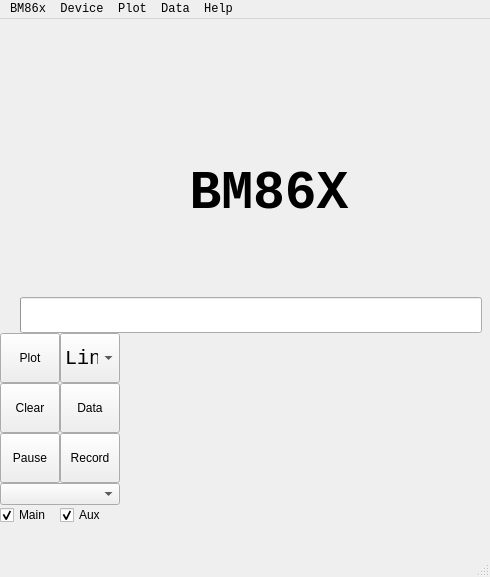
<?xml version="1.0" encoding="UTF-8"?>
<ui version="4.0">
 <class>BM86Xgui</class>
 <widget class="QMainWindow" name="BM86Xgui">
  <property name="geometry">
   <rect>
    <x>0</x>
    <y>0</y>
    <width>490</width>
    <height>577</height>
   </rect>
  </property>
  <property name="sizePolicy">
   <sizepolicy hsizetype="Maximum" vsizetype="Maximum">
    <horstretch>0</horstretch>
    <verstretch>0</verstretch>
   </sizepolicy>
  </property>
  <property name="minimumSize">
   <size>
    <width>0</width>
    <height>0</height>
   </size>
  </property>
  <property name="font">
   <font>
    <family>Consolas</family>
   </font>
  </property>
  <property name="windowTitle">
   <string>BM86Xgui</string>
  </property>
  <property name="styleSheet">
   <string notr="true"/>
  </property>
  <widget class="QWidget" name="centralwidget">
   <layout class="QVBoxLayout" name="verticalLayout_4" stretch="0,1">
    <property name="spacing">
     <number>0</number>
    </property>
    <property name="leftMargin">
     <number>0</number>
    </property>
    <property name="topMargin">
     <number>0</number>
    </property>
    <property name="rightMargin">
     <number>0</number>
    </property>
    <property name="bottomMargin">
     <number>0</number>
    </property>
    <item>
     <layout class="QHBoxLayout" name="horizontalLayout_5" stretch="0,1">
      <property name="spacing">
       <number>0</number>
      </property>
      <item>
       <layout class="QVBoxLayout" name="verticalLayout_2">
        <property name="spacing">
         <number>0</number>
        </property>
        <item>
         <layout class="QHBoxLayout" name="horizontalLayout_2">
          <property name="spacing">
           <number>0</number>
          </property>
          <item>
           <layout class="QVBoxLayout" name="verticalLayout_Range">
            <property name="spacing">
             <number>0</number>
            </property>
            <item>
             <widget class="QLabel" name="label_Range">
              <property name="minimumSize">
               <size>
                <width>140</width>
                <height>28</height>
               </size>
              </property>
              <property name="maximumSize">
               <size>
                <width>140</width>
                <height>28</height>
               </size>
              </property>
              <property name="font">
               <font>
                <family>PT Mono</family>
                <pointsize>30</pointsize>
               </font>
              </property>
              <property name="styleSheet">
               <string notr="true">/*-----QLabel-----*/
QLabel
{
	color: skyblue;
}</string>
              </property>
              <property name="text">
               <string/>
              </property>
              <property name="scaledContents">
               <bool>true</bool>
              </property>
              <property name="alignment">
               <set>Qt::AlignmentFlag::AlignLeading|Qt::AlignmentFlag::AlignLeft|Qt::AlignmentFlag::AlignVCenter</set>
              </property>
             </widget>
            </item>
            <item>
             <widget class="QLabel" name="label_Rec">
              <property name="minimumSize">
               <size>
                <width>140</width>
                <height>35</height>
               </size>
              </property>
              <property name="maximumSize">
               <size>
                <width>140</width>
                <height>35</height>
               </size>
              </property>
              <property name="font">
               <font>
                <family>PT Mono</family>
                <pointsize>30</pointsize>
               </font>
              </property>
              <property name="styleSheet">
               <string notr="true">/*-----QLabel-----*/
QLabel
{
	color: skyblue;
}</string>
              </property>
              <property name="text">
               <string/>
              </property>
              <property name="scaledContents">
               <bool>true</bool>
              </property>
              <property name="alignment">
               <set>Qt::AlignmentFlag::AlignCenter</set>
              </property>
             </widget>
            </item>
            <item>
             <widget class="QLabel" name="label_Peak">
              <property name="minimumSize">
               <size>
                <width>140</width>
                <height>35</height>
               </size>
              </property>
              <property name="maximumSize">
               <size>
                <width>140</width>
                <height>35</height>
               </size>
              </property>
              <property name="font">
               <font>
                <family>PT Mono</family>
                <pointsize>30</pointsize>
               </font>
              </property>
              <property name="styleSheet">
               <string notr="true">/*-----QLabel-----*/
QLabel
{
	color: skyblue;
}</string>
              </property>
              <property name="text">
               <string/>
              </property>
              <property name="scaledContents">
               <bool>true</bool>
              </property>
              <property name="alignment">
               <set>Qt::AlignmentFlag::AlignCenter</set>
              </property>
             </widget>
            </item>
           </layout>
          </item>
          <item>
           <widget class="QLabel" name="label_Battery">
            <property name="minimumSize">
             <size>
              <width>34</width>
              <height>98</height>
             </size>
            </property>
            <property name="maximumSize">
             <size>
              <width>34</width>
              <height>98</height>
             </size>
            </property>
            <property name="font">
             <font>
              <family>PT Mono</family>
              <pointsize>40</pointsize>
             </font>
            </property>
            <property name="styleSheet">
             <string notr="true"/>
            </property>
            <property name="text">
             <string/>
            </property>
            <property name="scaledContents">
             <bool>true</bool>
            </property>
            <property name="alignment">
             <set>Qt::AlignmentFlag::AlignHCenter|Qt::AlignmentFlag::AlignTop</set>
            </property>
           </widget>
          </item>
          <item>
           <widget class="QLabel" name="label_Mode_aux">
            <property name="minimumSize">
             <size>
              <width>34</width>
              <height>98</height>
             </size>
            </property>
            <property name="maximumSize">
             <size>
              <width>34</width>
              <height>98</height>
             </size>
            </property>
            <property name="font">
             <font>
              <family>PT Mono</family>
              <pointsize>40</pointsize>
             </font>
            </property>
            <property name="styleSheet">
             <string notr="true">/*-----QLabel-----*/
QLabel
{
	color: skyblue;
}</string>
            </property>
            <property name="text">
             <string/>
            </property>
            <property name="scaledContents">
             <bool>true</bool>
            </property>
            <property name="alignment">
             <set>Qt::AlignmentFlag::AlignCenter</set>
            </property>
           </widget>
          </item>
          <item>
           <widget class="QLabel" name="lcdValue_aux">
            <property name="minimumSize">
             <size>
              <width>184</width>
              <height>98</height>
             </size>
            </property>
            <property name="maximumSize">
             <size>
              <width>184</width>
              <height>98</height>
             </size>
            </property>
            <property name="text">
             <string/>
            </property>
           </widget>
          </item>
          <item>
           <widget class="QLabel" name="label_Unit_aux">
            <property name="minimumSize">
             <size>
              <width>90</width>
              <height>98</height>
             </size>
            </property>
            <property name="maximumSize">
             <size>
              <width>90</width>
              <height>98</height>
             </size>
            </property>
            <property name="font">
             <font>
              <family>PT Mono</family>
              <pointsize>30</pointsize>
             </font>
            </property>
            <property name="styleSheet">
             <string notr="true">/*-----QLabel-----*/
QLabel
{
	color: skyblue;
}</string>
            </property>
            <property name="text">
             <string/>
            </property>
            <property name="scaledContents">
             <bool>true</bool>
            </property>
            <property name="alignment">
             <set>Qt::AlignmentFlag::AlignLeading|Qt::AlignmentFlag::AlignLeft|Qt::AlignmentFlag::AlignVCenter</set>
            </property>
           </widget>
          </item>
         </layout>
        </item>
        <item>
         <layout class="QHBoxLayout" name="horizontalLayout_3">
          <property name="spacing">
           <number>0</number>
          </property>
          <item>
           <widget class="QLabel" name="label_Mode_main">
            <property name="minimumSize">
             <size>
              <width>56</width>
              <height>152</height>
             </size>
            </property>
            <property name="maximumSize">
             <size>
              <width>56</width>
              <height>152</height>
             </size>
            </property>
            <property name="font">
             <font>
              <family>PT Mono</family>
              <pointsize>30</pointsize>
              <bold>true</bold>
             </font>
            </property>
            <property name="styleSheet">
             <string notr="true"/>
            </property>
            <property name="text">
             <string/>
            </property>
            <property name="scaledContents">
             <bool>true</bool>
            </property>
            <property name="alignment">
             <set>Qt::AlignmentFlag::AlignLeading|Qt::AlignmentFlag::AlignLeft|Qt::AlignmentFlag::AlignVCenter</set>
            </property>
           </widget>
          </item>
          <item>
           <widget class="QLabel" name="lcdValue_main">
            <property name="minimumSize">
             <size>
              <width>426</width>
              <height>152</height>
             </size>
            </property>
            <property name="maximumSize">
             <size>
              <width>426</width>
              <height>152</height>
             </size>
            </property>
            <property name="font">
             <font>
              <family>Consolas</family>
              <pointsize>40</pointsize>
              <bold>true</bold>
             </font>
            </property>
            <property name="text">
             <string>BM86X</string>
            </property>
            <property name="alignment">
             <set>Qt::AlignmentFlag::AlignCenter</set>
            </property>
           </widget>
          </item>
         </layout>
        </item>
        <item>
         <widget class="QLabel" name="label_Unit_main">
          <property name="minimumSize">
           <size>
            <width>482</width>
            <height>28</height>
           </size>
          </property>
          <property name="maximumSize">
           <size>
            <width>482</width>
            <height>28</height>
           </size>
          </property>
          <property name="font">
           <font>
            <family>PT Mono</family>
            <pointsize>30</pointsize>
           </font>
          </property>
          <property name="styleSheet">
           <string notr="true">/*-----QLabel-----*/
QLabel
{
	color: skyblue;
}</string>
          </property>
          <property name="text">
           <string/>
          </property>
          <property name="scaledContents">
           <bool>true</bool>
          </property>
          <property name="alignment">
           <set>Qt::AlignmentFlag::AlignRight|Qt::AlignmentFlag::AlignTrailing|Qt::AlignmentFlag::AlignVCenter</set>
          </property>
         </widget>
        </item>
        <item>
         <layout class="QHBoxLayout" name="horizontalLayout_4" stretch="0,0">
          <property name="spacing">
           <number>0</number>
          </property>
          <item>
           <widget class="QLabel" name="label_Bar_sign">
            <property name="minimumSize">
             <size>
              <width>20</width>
              <height>36</height>
             </size>
            </property>
            <property name="maximumSize">
             <size>
              <width>20</width>
              <height>36</height>
             </size>
            </property>
            <property name="font">
             <font>
              <family>Consolas</family>
              <pointsize>45</pointsize>
              <bold>true</bold>
             </font>
            </property>
            <property name="text">
             <string/>
            </property>
            <property name="textFormat">
             <enum>Qt::TextFormat::AutoText</enum>
            </property>
            <property name="scaledContents">
             <bool>true</bool>
            </property>
           </widget>
          </item>
          <item>
           <widget class="BarScale" name="progressBar">
            <property name="minimumSize">
             <size>
              <width>462</width>
              <height>36</height>
             </size>
            </property>
            <property name="maximumSize">
             <size>
              <width>462</width>
              <height>36</height>
             </size>
            </property>
            <property name="font">
             <font>
              <family>Consolas</family>
              <pointsize>16</pointsize>
              <bold>true</bold>
             </font>
            </property>
            <property name="maximum">
             <number>41</number>
            </property>
            <property name="value">
             <number>0</number>
            </property>
            <property name="format">
             <string/>
            </property>
           </widget>
          </item>
         </layout>
        </item>
       </layout>
      </item>
      <item>
       <spacer name="horizontalSpacer_2">
        <property name="orientation">
         <enum>Qt::Orientation::Horizontal</enum>
        </property>
        <property name="sizeHint" stdset="0">
         <size>
          <width>0</width>
          <height>0</height>
         </size>
        </property>
       </spacer>
      </item>
     </layout>
    </item>
    <item>
     <widget class="QFrame" name="framePlot">
      <property name="styleSheet">
       <string notr="true">QFrame {
	border: none;
}
</string>
      </property>
      <property name="frameShape">
       <enum>QFrame::Shape::StyledPanel</enum>
      </property>
      <property name="frameShadow">
       <enum>QFrame::Shadow::Raised</enum>
      </property>
      <layout class="QVBoxLayout" name="verticalLayout_3">
       <property name="spacing">
        <number>0</number>
       </property>
       <property name="leftMargin">
        <number>0</number>
       </property>
       <property name="topMargin">
        <number>0</number>
       </property>
       <property name="rightMargin">
        <number>0</number>
       </property>
       <property name="bottomMargin">
        <number>0</number>
       </property>
       <item>
        <layout class="QHBoxLayout" name="horizontalLayout" stretch="0,1">
         <property name="spacing">
          <number>0</number>
         </property>
         <item>
          <layout class="QVBoxLayout" name="verticalLayout" stretch="0,0,0,1">
           <property name="spacing">
            <number>0</number>
           </property>
           <item>
            <layout class="QGridLayout" name="gridLayout">
             <property name="spacing">
              <number>0</number>
             </property>
             <item row="0" column="0">
              <widget class="QPushButton" name="pB_SavePlot">
               <property name="minimumSize">
                <size>
                 <width>60</width>
                 <height>50</height>
                </size>
               </property>
               <property name="maximumSize">
                <size>
                 <width>60</width>
                 <height>50</height>
                </size>
               </property>
               <property name="baseSize">
                <size>
                 <width>50</width>
                 <height>50</height>
                </size>
               </property>
               <property name="toolTip">
                <string>Save Plot</string>
               </property>
               <property name="toolTipDuration">
                <number>5000</number>
               </property>
               <property name="text">
                <string>Plot</string>
               </property>
               <property name="iconSize">
                <size>
                 <width>48</width>
                 <height>40</height>
                </size>
               </property>
              </widget>
             </item>
             <item row="3" column="0">
              <widget class="QPushButton" name="pB_Pause">
               <property name="minimumSize">
                <size>
                 <width>60</width>
                 <height>50</height>
                </size>
               </property>
               <property name="maximumSize">
                <size>
                 <width>60</width>
                 <height>50</height>
                </size>
               </property>
               <property name="baseSize">
                <size>
                 <width>50</width>
                 <height>50</height>
                </size>
               </property>
               <property name="toolTip">
                <string>Pause Graph</string>
               </property>
               <property name="toolTipDuration">
                <number>5000</number>
               </property>
               <property name="text">
                <string>Pause</string>
               </property>
               <property name="iconSize">
                <size>
                 <width>48</width>
                 <height>40</height>
                </size>
               </property>
              </widget>
             </item>
             <item row="3" column="1">
              <widget class="QPushButton" name="pB_Record">
               <property name="minimumSize">
                <size>
                 <width>60</width>
                 <height>50</height>
                </size>
               </property>
               <property name="maximumSize">
                <size>
                 <width>60</width>
                 <height>50</height>
                </size>
               </property>
               <property name="baseSize">
                <size>
                 <width>50</width>
                 <height>50</height>
                </size>
               </property>
               <property name="toolTip">
                <string>Record Data</string>
               </property>
               <property name="toolTipDuration">
                <number>5000</number>
               </property>
               <property name="text">
                <string>Record</string>
               </property>
               <property name="iconSize">
                <size>
                 <width>48</width>
                 <height>40</height>
                </size>
               </property>
              </widget>
             </item>
             <item row="1" column="0">
              <widget class="QPushButton" name="pB_Clear">
               <property name="minimumSize">
                <size>
                 <width>60</width>
                 <height>50</height>
                </size>
               </property>
               <property name="maximumSize">
                <size>
                 <width>60</width>
                 <height>50</height>
                </size>
               </property>
               <property name="baseSize">
                <size>
                 <width>50</width>
                 <height>50</height>
                </size>
               </property>
               <property name="toolTip">
                <string>Clear Plot</string>
               </property>
               <property name="toolTipDuration">
                <number>5000</number>
               </property>
               <property name="text">
                <string>Clear</string>
               </property>
               <property name="iconSize">
                <size>
                 <width>48</width>
                 <height>40</height>
                </size>
               </property>
              </widget>
             </item>
             <item row="0" column="1">
              <widget class="QComboBox" name="cBplot">
               <property name="minimumSize">
                <size>
                 <width>60</width>
                 <height>50</height>
                </size>
               </property>
               <property name="maximumSize">
                <size>
                 <width>60</width>
                 <height>50</height>
                </size>
               </property>
               <property name="font">
                <font>
                 <family>Consolas</family>
                 <pointsize>15</pointsize>
                </font>
               </property>
               <property name="toolTip">
                <string>Select graph type</string>
               </property>
               <property name="toolTipDuration">
                <number>5000</number>
               </property>
               <property name="styleSheet">
                <string notr="true"/>
               </property>
               <property name="currentIndex">
                <number>1</number>
               </property>
               <property name="iconSize">
                <size>
                 <width>24</width>
                 <height>20</height>
                </size>
               </property>
               <item>
                <property name="text">
                 <string>Curve</string>
                </property>
               </item>
               <item>
                <property name="text">
                 <string>Line</string>
                </property>
               </item>
               <item>
                <property name="text">
                 <string>Scatter</string>
                </property>
               </item>
              </widget>
             </item>
             <item row="1" column="1">
              <widget class="QPushButton" name="pB_ShowData">
               <property name="minimumSize">
                <size>
                 <width>60</width>
                 <height>50</height>
                </size>
               </property>
               <property name="maximumSize">
                <size>
                 <width>60</width>
                 <height>50</height>
                </size>
               </property>
               <property name="baseSize">
                <size>
                 <width>50</width>
                 <height>50</height>
                </size>
               </property>
               <property name="toolTip">
                <string>Show Data</string>
               </property>
               <property name="toolTipDuration">
                <number>5000</number>
               </property>
               <property name="text">
                <string>Data</string>
               </property>
               <property name="iconSize">
                <size>
                 <width>48</width>
                 <height>40</height>
                </size>
               </property>
              </widget>
             </item>
            </layout>
           </item>
           <item>
            <widget class="QComboBox" name="cBSpeed"/>
           </item>
           <item>
            <layout class="QHBoxLayout" name="horizontalLayout_6">
             <property name="spacing">
              <number>0</number>
             </property>
             <item>
              <widget class="QCheckBox" name="cBMain">
               <property name="styleSheet">
                <string notr="true"/>
               </property>
               <property name="text">
                <string>Main</string>
               </property>
               <property name="checked">
                <bool>true</bool>
               </property>
              </widget>
             </item>
             <item>
              <widget class="QCheckBox" name="cBAux">
               <property name="text">
                <string>Aux</string>
               </property>
               <property name="checked">
                <bool>true</bool>
               </property>
              </widget>
             </item>
            </layout>
           </item>
           <item>
            <spacer name="verticalSpacer">
             <property name="orientation">
              <enum>Qt::Orientation::Vertical</enum>
             </property>
             <property name="sizeHint" stdset="0">
              <size>
               <width>88</width>
               <height>13</height>
              </size>
             </property>
            </spacer>
           </item>
          </layout>
         </item>
         <item>
          <widget class="BM86xQwtPlot" name="qtPlot">
           <property name="styleSheet">
            <string notr="true"/>
           </property>
           <property name="frameShape">
            <enum>QFrame::Shape::StyledPanel</enum>
           </property>
           <property name="frameShadow">
            <enum>QFrame::Shadow::Raised</enum>
           </property>
          </widget>
         </item>
        </layout>
       </item>
      </layout>
     </widget>
    </item>
   </layout>
  </widget>
  <widget class="QMenuBar" name="menubar">
   <property name="geometry">
    <rect>
     <x>0</x>
     <y>0</y>
     <width>490</width>
     <height>30</height>
    </rect>
   </property>
   <widget class="QMenu" name="menuPlot">
    <property name="title">
     <string>Plot</string>
    </property>
    <widget class="QMenu" name="menuScale">
     <property name="title">
      <string>Scale</string>
     </property>
     <addaction name="action5_Seconds"/>
     <addaction name="action10_Seconds"/>
     <addaction name="action30_Seconds"/>
     <addaction name="action1_Minute"/>
     <addaction name="action5_Minutes"/>
     <addaction name="action10_Minutes"/>
     <addaction name="action30_Minutes"/>
     <addaction name="action1_Hour"/>
     <addaction name="actionFullScale"/>
    </widget>
    <widget class="QMenu" name="menuType">
     <property name="title">
      <string>Type</string>
     </property>
     <addaction name="actionCurve"/>
     <addaction name="actionLine"/>
     <addaction name="actionScatter"/>
    </widget>
    <addaction name="separator"/>
    <addaction name="menuScale"/>
    <addaction name="menuType"/>
    <addaction name="separator"/>
    <addaction name="actionColor_main"/>
    <addaction name="actionColor_aux"/>
    <addaction name="actionColor_X_Axis"/>
    <addaction name="actionColor_Mouse_Pos"/>
    <addaction name="actionAntialiasing"/>
    <addaction name="separator"/>
    <addaction name="actionSave_Plot"/>
    <addaction name="actionPause_Plot"/>
    <addaction name="actionClear_Plot"/>
    <addaction name="actionPrint_Plot"/>
    <addaction name="actionB_W_Save_Print"/>
    <addaction name="actionHide"/>
   </widget>
   <widget class="QMenu" name="menuDevice">
    <property name="title">
     <string>Device</string>
    </property>
    <addaction name="actionConnect"/>
    <addaction name="actionDisconnect"/>
   </widget>
   <widget class="QMenu" name="menuData">
    <property name="title">
     <string>Data</string>
    </property>
    <addaction name="actionExport"/>
    <addaction name="actionReview"/>
    <addaction name="actionClear"/>
    <addaction name="actionRecord"/>
    <addaction name="actionPrint_Data"/>
   </widget>
   <widget class="QMenu" name="menuMain">
    <property name="title">
     <string>BM86x</string>
    </property>
    <addaction name="actionQuit"/>
   </widget>
   <widget class="QMenu" name="menuHelp">
    <property name="title">
     <string>Help</string>
    </property>
    <addaction name="actionTest_LCD"/>
    <addaction name="separator"/>
    <addaction name="actionClear_Settings"/>
    <addaction name="actionHelp"/>
   </widget>
   <addaction name="menuMain"/>
   <addaction name="menuDevice"/>
   <addaction name="menuPlot"/>
   <addaction name="menuData"/>
   <addaction name="menuHelp"/>
  </widget>
  <widget class="QStatusBar" name="statusbar"/>
  <action name="actionFull">
   <property name="text">
    <string>Full</string>
   </property>
  </action>
  <action name="action60_Seconds">
   <property name="text">
    <string>1 minutes</string>
   </property>
  </action>
  <action name="action5_minutes">
   <property name="text">
    <string>5 minutes</string>
   </property>
  </action>
  <action name="action20_minutes">
   <property name="text">
    <string>20 minutes</string>
   </property>
  </action>
  <action name="action1_hour">
   <property name="text">
    <string>1 hour</string>
   </property>
  </action>
  <action name="action1_Minute">
   <property name="checkable">
    <bool>true</bool>
   </property>
   <property name="checked">
    <bool>true</bool>
   </property>
   <property name="text">
    <string>1 Minute</string>
   </property>
  </action>
  <action name="action5_Minutes">
   <property name="checkable">
    <bool>true</bool>
   </property>
   <property name="text">
    <string>5 Minutes</string>
   </property>
  </action>
  <action name="action10_Minutes">
   <property name="checkable">
    <bool>true</bool>
   </property>
   <property name="text">
    <string>10 Minutes</string>
   </property>
  </action>
  <action name="action30_Minutes">
   <property name="checkable">
    <bool>true</bool>
   </property>
   <property name="text">
    <string>30 Minutes</string>
   </property>
  </action>
  <action name="action1_Hour">
   <property name="checkable">
    <bool>true</bool>
   </property>
   <property name="text">
    <string>1 Hour</string>
   </property>
  </action>
  <action name="actionFullScale">
   <property name="checkable">
    <bool>true</bool>
   </property>
   <property name="checked">
    <bool>false</bool>
   </property>
   <property name="text">
    <string>Full</string>
   </property>
  </action>
  <action name="actionCurve">
   <property name="checkable">
    <bool>true</bool>
   </property>
   <property name="text">
    <string>Curve</string>
   </property>
  </action>
  <action name="actionLine">
   <property name="checkable">
    <bool>true</bool>
   </property>
   <property name="checked">
    <bool>true</bool>
   </property>
   <property name="text">
    <string>Line</string>
   </property>
  </action>
  <action name="actionScatter">
   <property name="checkable">
    <bool>true</bool>
   </property>
   <property name="checked">
    <bool>false</bool>
   </property>
   <property name="text">
    <string>Scatter</string>
   </property>
  </action>
  <action name="actionAntialiasing">
   <property name="checkable">
    <bool>true</bool>
   </property>
   <property name="checked">
    <bool>true</bool>
   </property>
   <property name="text">
    <string>Antialiasing</string>
   </property>
  </action>
  <action name="actionConnect">
   <property name="text">
    <string>Connect</string>
   </property>
  </action>
  <action name="actionDisconnect">
   <property name="text">
    <string>Disconnect</string>
   </property>
  </action>
  <action name="actionExport">
   <property name="text">
    <string>Export</string>
   </property>
  </action>
  <action name="actionReview">
   <property name="checkable">
    <bool>true</bool>
   </property>
   <property name="text">
    <string>Review</string>
   </property>
  </action>
  <action name="actionColor_main">
   <property name="text">
    <string>Color Main</string>
   </property>
  </action>
  <action name="actionColor_aux">
   <property name="text">
    <string>Color Aux</string>
   </property>
  </action>
  <action name="actionSave_Plot">
   <property name="text">
    <string>Save</string>
   </property>
  </action>
  <action name="actionPause_Plot">
   <property name="text">
    <string>Pause</string>
   </property>
  </action>
  <action name="actionClear">
   <property name="text">
    <string>Clear</string>
   </property>
  </action>
  <action name="actionRecord">
   <property name="text">
    <string>Record</string>
   </property>
  </action>
  <action name="actionClear_Plot">
   <property name="text">
    <string>Clear</string>
   </property>
  </action>
  <action name="actionPrint_Plot">
   <property name="text">
    <string>Print</string>
   </property>
  </action>
  <action name="actionColor_X_Axis">
   <property name="text">
    <string>Color X Axis</string>
   </property>
  </action>
  <action name="actionPrint_Data">
   <property name="text">
    <string>Print</string>
   </property>
  </action>
  <action name="actionColor_Mouse_Pos">
   <property name="text">
    <string>Color Mouse Pos</string>
   </property>
  </action>
  <action name="actionShow_Plot">
   <property name="checkable">
    <bool>true</bool>
   </property>
   <property name="text">
    <string>Show Plot</string>
   </property>
  </action>
  <action name="actionTest_LCD">
   <property name="text">
    <string>Test LCD</string>
   </property>
  </action>
  <action name="action_5R_1S">
   <property name="checkable">
    <bool>true</bool>
   </property>
   <property name="checked">
    <bool>true</bool>
   </property>
   <property name="text">
    <string>5 reads/sec</string>
   </property>
  </action>
  <action name="action_1R_1S">
   <property name="checkable">
    <bool>true</bool>
   </property>
   <property name="text">
    <string>1 read/sec</string>
   </property>
  </action>
  <action name="action_10R_1M">
   <property name="checkable">
    <bool>true</bool>
   </property>
   <property name="text">
    <string>10 reads/min</string>
   </property>
  </action>
  <action name="action_5R_1M">
   <property name="checkable">
    <bool>true</bool>
   </property>
   <property name="text">
    <string>5 reads/min</string>
   </property>
  </action>
  <action name="action_1R_1M">
   <property name="checkable">
    <bool>true</bool>
   </property>
   <property name="text">
    <string>1 read/min</string>
   </property>
  </action>
  <action name="action30_Seconds">
   <property name="checkable">
    <bool>true</bool>
   </property>
   <property name="text">
    <string>30 Seconds</string>
   </property>
  </action>
  <action name="action10_Seconds">
   <property name="checkable">
    <bool>true</bool>
   </property>
   <property name="text">
    <string>10 Seconds</string>
   </property>
  </action>
  <action name="action5_Seconds">
   <property name="checkable">
    <bool>true</bool>
   </property>
   <property name="text">
    <string>5 Seconds</string>
   </property>
  </action>
  <action name="actionQuit">
   <property name="text">
    <string>Quit</string>
   </property>
  </action>
  <action name="actionClear_Settings">
   <property name="text">
    <string>Clear Settings</string>
   </property>
  </action>
  <action name="actionHelp">
   <property name="text">
    <string>Help</string>
   </property>
  </action>
  <action name="actionB_W_Save_Print">
   <property name="checkable">
    <bool>true</bool>
   </property>
   <property name="text">
    <string>B&amp;W Save/Print</string>
   </property>
  </action>
  <action name="actionHide">
   <property name="checkable">
    <bool>true</bool>
   </property>
   <property name="text">
    <string>Hide</string>
   </property>
  </action>
 </widget>
 <customwidgets>
  <customwidget>
   <class>BarScale</class>
   <extends>QProgressBar</extends>
   <header>barscale.h</header>
  </customwidget>
  <customwidget>
   <class>BM86xQwtPlot</class>
   <extends>QFrame</extends>
   <header>bm86xqwtplot.h</header>
   <container>1</container>
  </customwidget>
 </customwidgets>
 <resources/>
 <connections/>
</ui>
